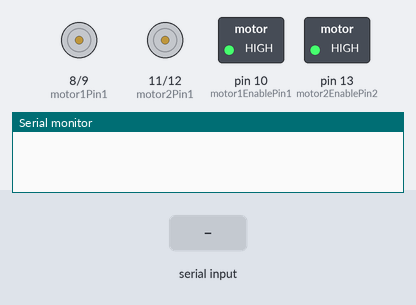
A sketch run on a simulated Arduino Uno, built with avr-gcc and run on an emulated ATmega328P. On the bench: motor-driver pin pairs drawn as motors (green arrow = first pin HIGH = forward, orange = second pin HIGH = backward, longer = more drive), switched loads named in the sketch (green lamp = pin HIGH), the last lines printed to the serial monitor. Inputs (shaded band) come from the test bench.

Above: at 1.2 s.
1.3 s: "w" received over Serial
At 2.5 s:
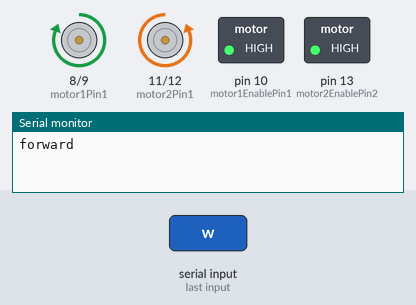
2.8 s: "a" received over Serial
At 3.9 s:
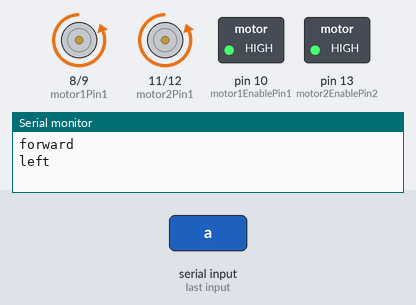
4.3 s: "d" received over Serial
At 5.0 s:
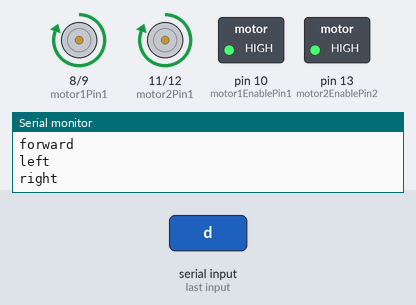
5.8 s: "s" received over Serial
At 6.2 s:
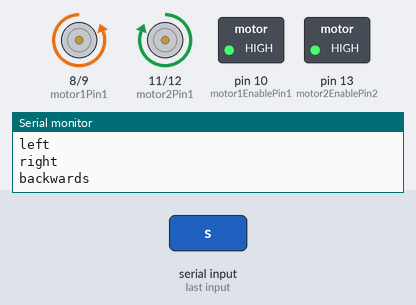
Timing chart, 0 to 8.3 s (numbered marks = the images above; inputs shaded):
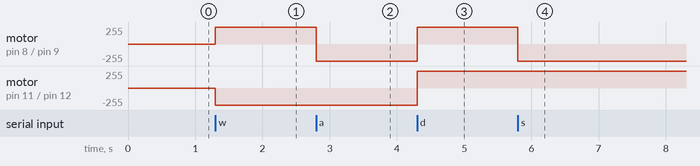

The sketch:

Atom_1_2.ino
```cpp
// Motor pins
const int motor1Pin1 = 8;
const int motor1Pin2 = 9;
const int motor1EnablePin1 = 10;
const int motor2Pin1 = 11;
const int motor2Pin2 = 12;
const int motor2EnablePin2 = 13;

// Bluetooth
char INBYTE;

// void setup
void setup() {

  // Bluetooth connection
  Serial.begin(9600);;

  // Set motor pins as output
  pinMode(motor1Pin1, OUTPUT);
  pinMode(motor1Pin2, OUTPUT);
  pinMode(motor1EnablePin1, OUTPUT);
  pinMode(motor2Pin1, OUTPUT);
  pinMode(motor2Pin2, OUTPUT);
  pinMode(motor2EnablePin2, OUTPUT);

  // enable motor pins
  digitalWrite(motor1EnablePin1, HIGH);
  digitalWrite(motor2EnablePin2, HIGH);

}

// void loop
void loop() {

  while (!Serial.available()); // stay here so long as COM port is empty
  INBYTE = Serial.read(); // read next available byte

  // Tank control
  // w = forward, s = backwards, a = left, d = right, x = stop, 0 = autonomous
  if ( INBYTE == 'w' )
  {
    digitalWrite(motor1Pin1, HIGH);
    digitalWrite(motor1Pin2, LOW);
    digitalWrite(motor2Pin1, LOW);
    digitalWrite(motor2Pin2, HIGH);
    Serial.println("forward");
  }
  else if ( INBYTE == 'a' )
  {
    digitalWrite(motor1Pin1, LOW);
    digitalWrite(motor1Pin2, HIGH);
    digitalWrite(motor2Pin1, LOW);
    digitalWrite(motor2Pin2, HIGH);
    Serial.println("left");
  }
  else if ( INBYTE == 'd' )
  {
    digitalWrite(motor1Pin1, HIGH);
    digitalWrite(motor1Pin2, LOW);
    digitalWrite(motor2Pin1, HIGH);
    digitalWrite(motor2Pin2, LOW);
    Serial.println("right");
  }
  else if ( INBYTE == 's' )
  {
    digitalWrite(motor1Pin1, LOW);
    digitalWrite(motor1Pin2, HIGH);
    digitalWrite(motor2Pin1, HIGH);
    digitalWrite(motor2Pin2, LOW);
    Serial.println("backwards");
  }
  else if ( INBYTE == 'x' )
  {
    digitalWrite(motor1Pin1, LOW);
    digitalWrite(motor1Pin2, LOW);
    digitalWrite(motor2Pin1, LOW);
    digitalWrite(motor2Pin2, LOW);
    Serial.println("stop");
  }
}
```

Measured:
- after the input at 1.3 s, motor on pin 8 (motor1Pin1) / pin 9 (motor1Pin2): stopped → forward 255/255 at once; motor on pin 11 (motor2Pin1) / pin 12 (motor2Pin2): stopped → backward 255/255 at once
- after the input at 2.8 s, motor on pin 8 (motor1Pin1) / pin 9 (motor1Pin2): forward 255/255 → backward 255/255 at once
- after the input at 4.3 s, motor on pin 8 (motor1Pin1) / pin 9 (motor1Pin2), motor on pin 11 (motor2Pin1) / pin 12 (motor2Pin2): backward 255/255 → forward 255/255 at once
- after the input at 5.8 s, motor on pin 8 (motor1Pin1) / pin 9 (motor1Pin2): forward 255/255 → backward 255/255 at once
